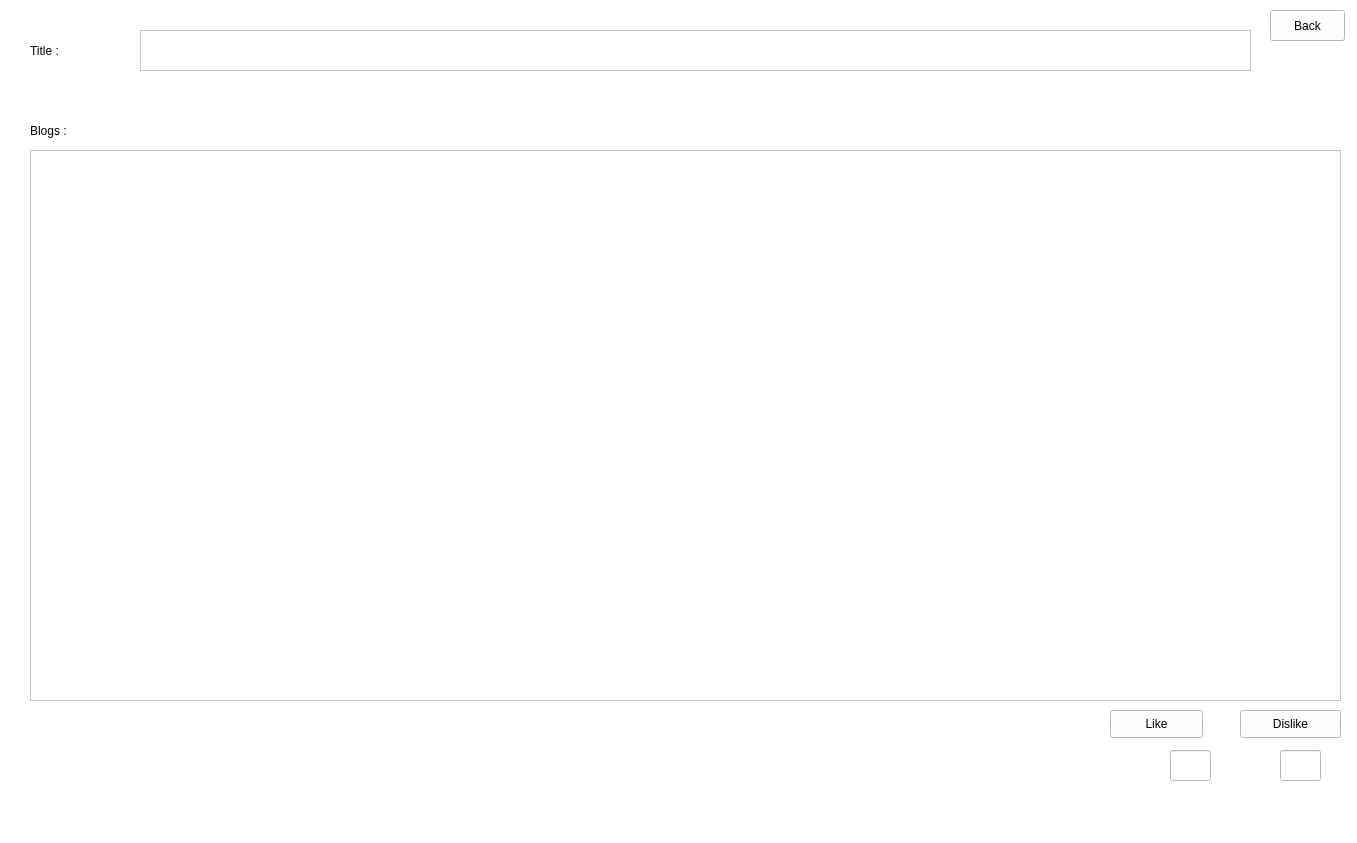
<?xml version="1.0" encoding="UTF-8"?>
<ui version="4.0">
 <class>MainWindow</class>
 <widget class="QMainWindow" name="MainWindow">
  <property name="geometry">
   <rect>
    <x>0</x>
    <y>0</y>
    <width>1357</width>
    <height>843</height>
   </rect>
  </property>
  <property name="windowTitle">
   <string>MainWindow</string>
  </property>
  <property name="styleSheet">
   <string notr="true">background-color: rgb(255, 255, 255);</string>
  </property>
  <widget class="QWidget" name="centralwidget">
   <widget class="QLabel" name="label">
    <property name="geometry">
     <rect>
      <x>480</x>
      <y>540</y>
      <width>55</width>
      <height>31</height>
     </rect>
    </property>
    <property name="text">
     <string/>
    </property>
   </widget>
   <widget class="QLabel" name="label_2">
    <property name="geometry">
     <rect>
      <x>30</x>
      <y>30</y>
      <width>101</width>
      <height>41</height>
     </rect>
    </property>
    <property name="styleSheet">
     <string notr="true">font: 20pt &quot;Eras Bold ITC&quot;;</string>
    </property>
    <property name="text">
     <string>Title :</string>
    </property>
   </widget>
   <widget class="QLabel" name="label_3">
    <property name="geometry">
     <rect>
      <x>30</x>
      <y>110</y>
      <width>131</width>
      <height>41</height>
     </rect>
    </property>
    <property name="styleSheet">
     <string notr="true">font: 20pt &quot;Eras Bold ITC&quot;;</string>
    </property>
    <property name="text">
     <string>Blogs :</string>
    </property>
   </widget>
   <widget class="QPlainTextEdit" name="name">
    <property name="geometry">
     <rect>
      <x>140</x>
      <y>30</y>
      <width>1111</width>
      <height>41</height>
     </rect>
    </property>
    <property name="styleSheet">
     <string notr="true">font: 14pt &quot;MS Shell Dlg 2&quot;;</string>
    </property>
   </widget>
   <widget class="QPlainTextEdit" name="cont">
    <property name="geometry">
     <rect>
      <x>30</x>
      <y>150</y>
      <width>1311</width>
      <height>551</height>
     </rect>
    </property>
    <property name="styleSheet">
     <string notr="true">font: 14pt &quot;MS Shell Dlg 2&quot;;</string>
    </property>
   </widget>
   <widget class="QLineEdit" name="like">
    <property name="geometry">
     <rect>
      <x>1170</x>
      <y>750</y>
      <width>41</width>
      <height>31</height>
     </rect>
    </property>
   </widget>
   <widget class="QLineEdit" name="dlike">
    <property name="geometry">
     <rect>
      <x>1280</x>
      <y>750</y>
      <width>41</width>
      <height>31</height>
     </rect>
    </property>
   </widget>
   <widget class="QPushButton" name="pushButton">
    <property name="geometry">
     <rect>
      <x>1110</x>
      <y>710</y>
      <width>93</width>
      <height>28</height>
     </rect>
    </property>
    <property name="styleSheet">
     <string notr="true">font: 75 14pt &quot;Times New Roman&quot;;</string>
    </property>
    <property name="text">
     <string>Like</string>
    </property>
    <property name="icon">
     <iconset>
      <normaloff>C:/Users/91810/Pictures/Screenshots/dislike.png</normaloff>C:/Users/91810/Pictures/Screenshots/dislike.png</iconset>
    </property>
   </widget>
   <widget class="QPushButton" name="pushButton_2">
    <property name="geometry">
     <rect>
      <x>1240</x>
      <y>710</y>
      <width>101</width>
      <height>28</height>
     </rect>
    </property>
    <property name="styleSheet">
     <string notr="true">font: 75 14pt &quot;Times New Roman&quot;;
</string>
    </property>
    <property name="text">
     <string>Dislike</string>
    </property>
    <property name="icon">
     <iconset>
      <normaloff>C:/Users/91810/Pictures/Screenshots/like.png</normaloff>C:/Users/91810/Pictures/Screenshots/like.png</iconset>
    </property>
   </widget>
   <widget class="QPushButton" name="pushButton_3">
    <property name="geometry">
     <rect>
      <x>1270</x>
      <y>10</y>
      <width>75</width>
      <height>31</height>
     </rect>
    </property>
    <property name="styleSheet">
     <string notr="true">font: 75 18pt &quot;Times New Roman&quot;;</string>
    </property>
    <property name="text">
     <string>Back</string>
    </property>
   </widget>
  </widget>
  <widget class="QStatusBar" name="statusbar"/>
 </widget>
 <resources/>
 <connections/>
</ui>
